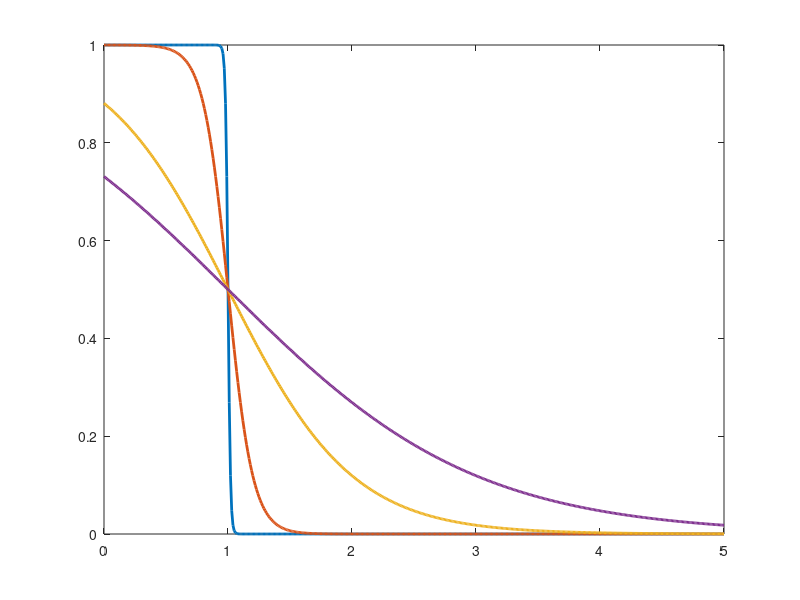

This figure's MATLAB source: (Note: this script raises an error after producing the figure.)
clear; clc;

windows = figure('units', 'normalized', 'outerposition', [0 0 1 1]);
Axes = {
   subplot(1, 1, 1);
};
legends = {
  'I am empty...'  
};

mu = 100;
kT = [1 10 50 100];
E = 0:1:5*mu;

muMat = mu*ones(length(kT), length(E));
EMat = ones(length(kT), 1)*E;
kTMat = kT'*ones(1, length(E));

f_FD = 1./(1+exp((EMat-muMat)./(kTMat)));

kT = fliplr(kT);
for j = 1:length(kT)
   legends{j} = strcat('$kT = \frac{E_{F}}{', num2str(kT(j)), '}$'); 
end

plot(Axes{1}, E'/mu, f_FD', 'lineWidth', 2);
plotFormat(Axes{1}, 'Fermi-Dirac-Statistik, $f_{FD}(E)$', '$E/E_{F}$', '$\overline{n}$', legends, [], []);